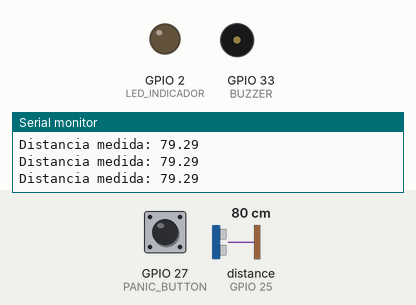
Bench run of a program on a simulated ESP32. On the bench: output pins drawn as LEDs (lit = HIGH), buzzer (waves = sounding, pin HIGH), the last lines printed to the serial monitor. Wiring (inferred from the names in the program): ultrasonic range finder: trigger GPIO 26; echo GPIO 25. Inputs (shaded band) come from the test bench; at power-on: distance to the obstacle (sensor on GPIO 25) 80 cm, GPIO 27 (PANIC_BUTTON) HIGH. The echo pulse lasts 58.3 µs per cm; WiFi joins after 1.5 s; servers stay silent unless stated; nothing arrives over Bluetooth unless stated; pins used as bus, display or sensor lines are not drawn.

Above: at 2.7 s.
2.8 s: distance to the obstacle (sensor on GPIO 25) set to 53 cm
4.3 s: distance to the obstacle (sensor on GPIO 25) set to 47 cm
At 4.59 s:
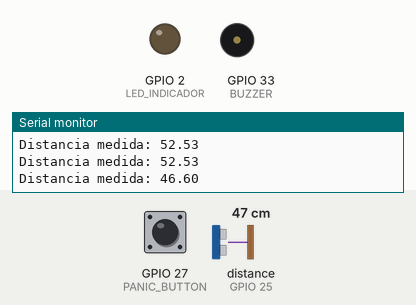
7.3 s: GPIO 27 (PANIC_BUTTON) pulled LOW for 1 s
At 8.2 s:
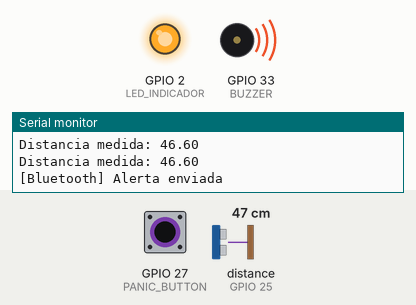
10.3 s: GPIO 27 (PANIC_BUTTON) pulled LOW for 3.2 s
At 14.9 s:
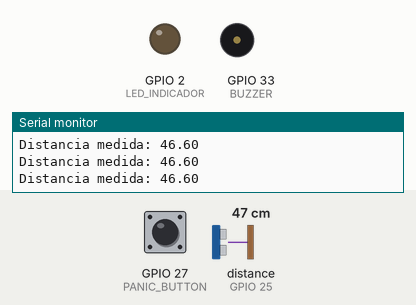
15.0 s: distance to the obstacle (sensor on GPIO 25) set to 60 cm
At 16.1 s:
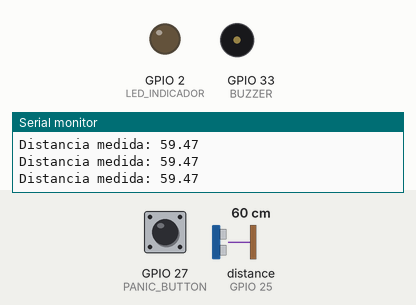
Timing chart, 0 to 17.5 s (numbered marks = the images above; inputs shaded):
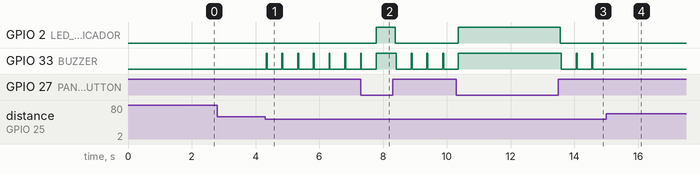

Measured:
- the behaviour switches between 51 and 50 cm on distance to the obstacle (sensor on GPIO 25) (found by bisection; images 0 and 1)
- after the input at 4.3 s, GPIO 33 (BUZZER): alternates HIGH for 0.03 s and LOW for 0.46 s, starting at once
- after the input at 7.3 s, GPIO 2 (LED_INDICADOR): LOW → HIGH after 0.48 s, → LOW 0.60 s later
- after the input at 10.3 s, GPIO 2 (LED_INDICADOR): LOW → HIGH after 0.06 s, → LOW 3.2 s later
- after the input at 15.0 s, GPIO 33 (BUZZER): stops changing and stays LOW

The program:

main.cpp
```cpp
#include <Arduino.h>
#include <WiFi.h>
#include <WebServer.h>
#include "BluetoothSerial.h"  // Bluetooth

#define TRIG_PIN 26
#define ECHO_PIN 25
#define BUZZER 33
#define PANIC_BUTTON 27
#define LED_INDICADOR 2

const char* ssid = "HONOR X6a";
const char* password = "1234578910";

WebServer server(80);
BluetoothSerial BTSerial;

float distancia = 0;
bool panicoActivo = false;
bool mensajeEnviado = false; // Para no enviar múltiples veces la alerta

float medirDistancia() {
    digitalWrite(TRIG_PIN, LOW);
    delayMicroseconds(2);
    digitalWrite(TRIG_PIN, HIGH);
    delayMicroseconds(10);
    digitalWrite(TRIG_PIN, LOW);

    long duracion = pulseIn(ECHO_PIN, HIGH, 30000);
    if (duracion == 0) return -1;

    float distancia_cm = duracion * 0.034 / 2;
    if (distancia_cm < 2 || distancia_cm > 400) return -1;

    return distancia_cm;
}

void handleRoot() {
    String html = "<!DOCTYPE html><html><head><meta http-equiv='refresh' content='1'>";
    html += "<meta charset='UTF-8'><title>Medición de Distancia</title>";
    html += "<style>";
    html += "body{background:#222;color:#fff;font-family:sans-serif;text-align:center;margin-top:50px;}";
    html += ".card{background:#333;padding:30px 50px;border-radius:16px;display:inline-block;box-shadow:0 4px 16px #0005;}";
    html += "h1{color:#00e676;} .dist{font-size:2.5rem;margin:20px 0;color:#00bcd4;}";
    html += ".panic{margin-top:10px;font-size:1.2rem;color:";
    html += panicoActivo ? "#ff5252" : "#888";
    html += ";}";
    html += ".footer{margin-top:40px;color:#888;font-size:0.9rem;}";
    html += "</style></head><body>";
    html += "<div class='card'>";
    html += "<h1>Medición de Distancia</h1>";
    if (distancia >= 0) {
        html += "<div class='dist'>" + String(distancia, 2) + " cm</div>";
    } else {
        html += "<div class='dist'>--- cm</div>";
    }
    html += "<div class='panic'>Botón de Pánico: ";
    html += panicoActivo ? "ACTIVADO" : "Desactivado";
    html += "</div>";
    html += "</div>";
    html += "<div class='footer'>Proyecto ESP32 &copy; 2025</div>";
    html += "</body></html>";
    server.send(200, "text/html", html);
}

void setup() {
    Serial.begin(115200);
    pinMode(TRIG_PIN, OUTPUT);
    pinMode(ECHO_PIN, INPUT);
    pinMode(BUZZER, OUTPUT);
    pinMode(PANIC_BUTTON, INPUT_PULLUP);
    pinMode(LED_INDICADOR, OUTPUT);

    // Conexión WiFi
    WiFi.begin(ssid, password);
    while (WiFi.status() != WL_CONNECTED) {
        delay(500);
        Serial.print(".");
    }
    Serial.println("\nConectado a WiFi");
    Serial.println(WiFi.localIP());

    // Conexión Bluetooth
    BTSerial.begin("ESP_Panico");  // Nombre visible por Bluetooth
    Serial.println("Bluetooth iniciado como ESP_Panico");

    // Servidor web
    server.on("/", handleRoot);
    server.begin();
}

void loop() {
    server.handleClient();
    panicoActivo = digitalRead(PANIC_BUTTON) == LOW;

    if (panicoActivo) {
        digitalWrite(BUZZER, HIGH);
        digitalWrite(LED_INDICADOR, HIGH);

        // Enviar alerta por Bluetooth solo una vez por activación
        if (!mensajeEnviado) {
            BTSerial.println("BOTON_PANICO"); // Mensaje que espera la app Android
            Serial.println("[Bluetooth] Alerta enviada");
            mensajeEnviado = true;
        }

        delay(100); // Mantener alerta activa
        return;
    } else {
        digitalWrite(LED_INDICADOR, LOW);
        mensajeEnviado = false; // Permitir siguiente alerta
    }

    // Medir distancia solo si no está activo el pánico
    float nuevaDistancia = medirDistancia();
    if (nuevaDistancia != -1) {
        distancia = nuevaDistancia;
        Serial.print("Distancia medida: ");
        Serial.println(distancia);
    }

    // Lógica del buzzer por distancia
    if (distancia >= 0 && distancia < 50) {
        int beepDelay;
        if (distancia < 20) {
            beepDelay = map((int)distancia, 0, 20, 50, 200);
        } else {
            beepDelay = map((int)distancia, 20, 50, 200, 500);
        }
        digitalWrite(BUZZER, HIGH);
        delay(30);
        digitalWrite(BUZZER, LOW);
        delay(beepDelay);
    } else {
        digitalWrite(BUZZER, LOW);
        delay(100);
    }
}
```
